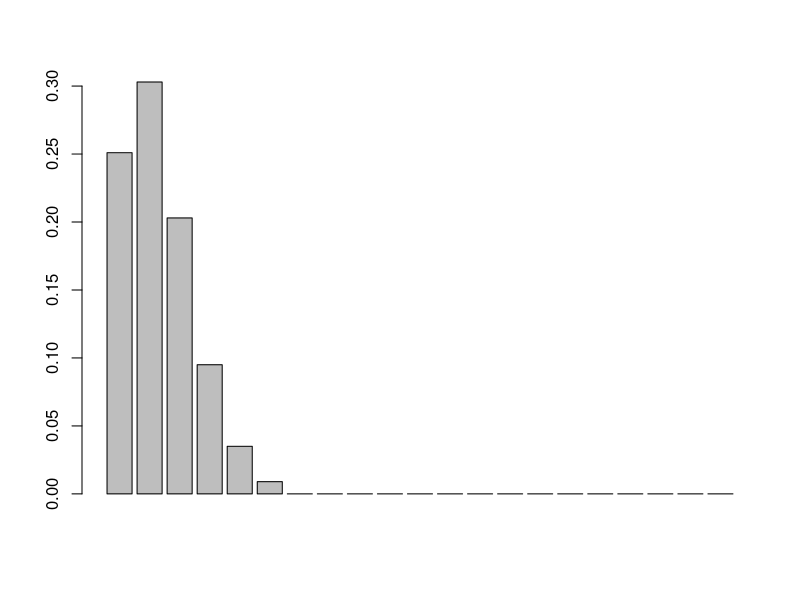
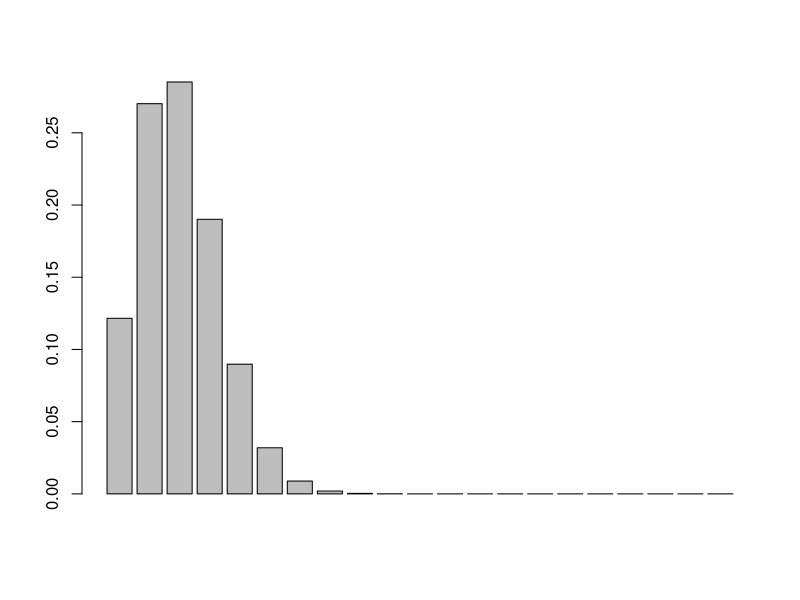
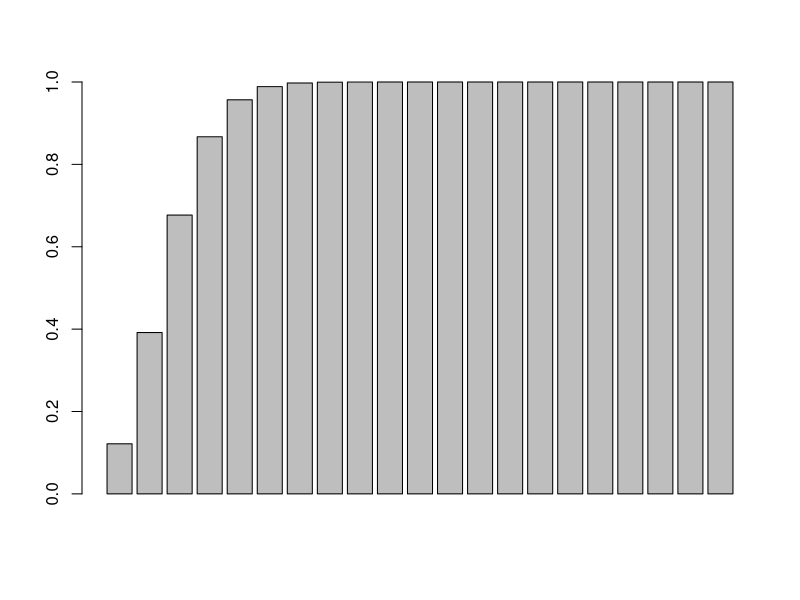
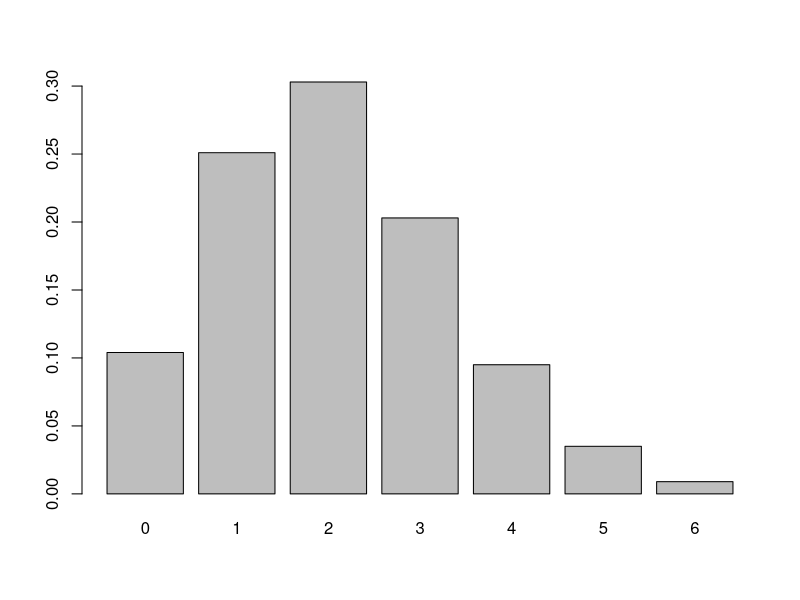
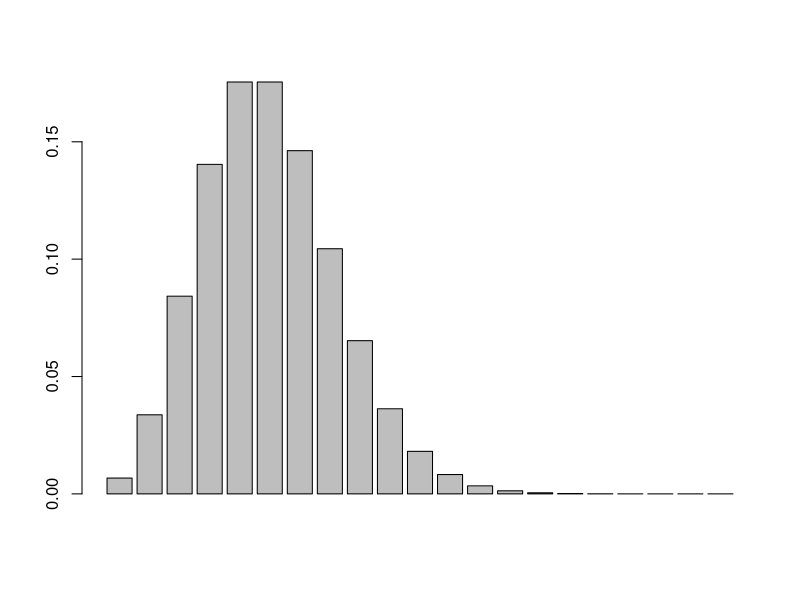
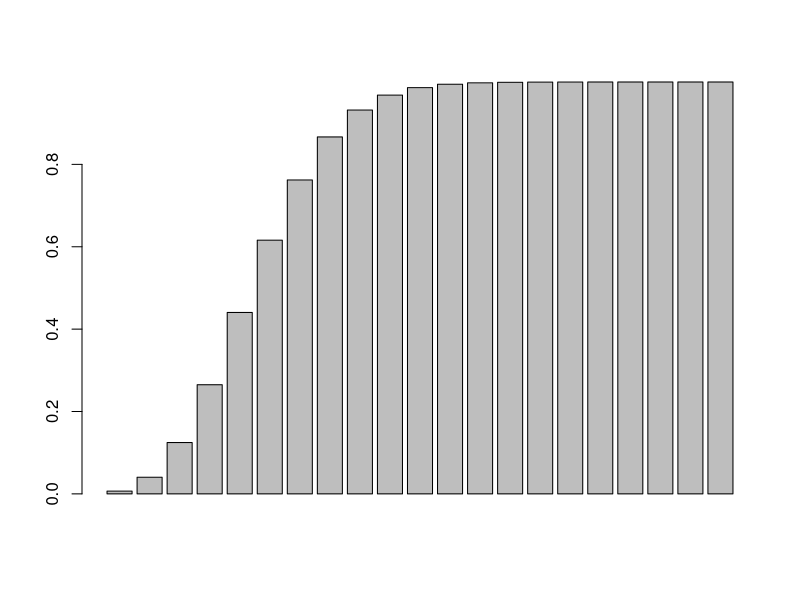
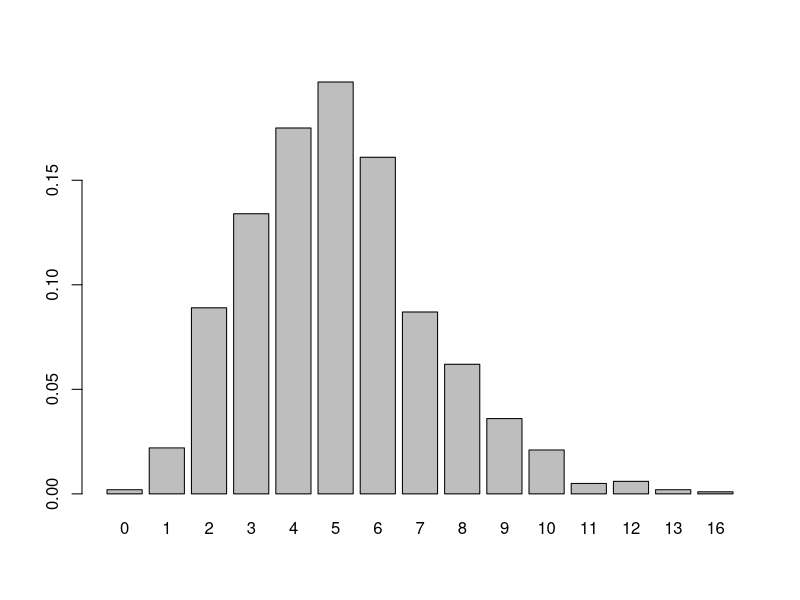

Generate these figures, in order, with R:
save_pdf <- function(t, pdf_name) {
    path <- paste(
        "C:/Users/Asus TUF/Desktop/R/Distributions/pdfs/",
        pdf_name,
        ".pdf",
        sep = ""
    )
    pdf(file = path)
    barplot(t)
    dev.off()
}

X <- 0:20

# Binomial Distribution

# Task I & II
P <- dbinom(x = X, size = 20, prob = 0.1)
save_pdf(P, "dbinom") # plot of the Proba. Density Function
F <- pbinom(q = X, size = 20, prob = 0.1)
save_pdf(F, "pbinom") # plot of the Cumulative Distribution Function

# Task III
r <- rbinom(n = 1000, size = 20, prob = 0.1)

# First method:
# Count the number of occurences of each value and divide it by 1000
t <- integer(length = 21)
for (value in r) {
    t[value] <- t[value] + 1
}
t <- t / 1000
barplot(t)

# Second method:
# Use the table() function and divide the result by 1000
t <- table(r) / 1000
save_pdf(t, "rbinom")

# Poisson Distribution

# Task I & II
P <- dpois(x = X, lambda = 5)
save_pdf(P, "dpois") # plot of the Proba. Density Function
F <- ppois(q = X, lambda = 5)
save_pdf(F, "ppois") # plot of the Cumulative Distribution Function

# Task III
r <- rpois(n = 1000, lambda = 5)
t <- table(r) / 1000
save_pdf(t, "rpois")